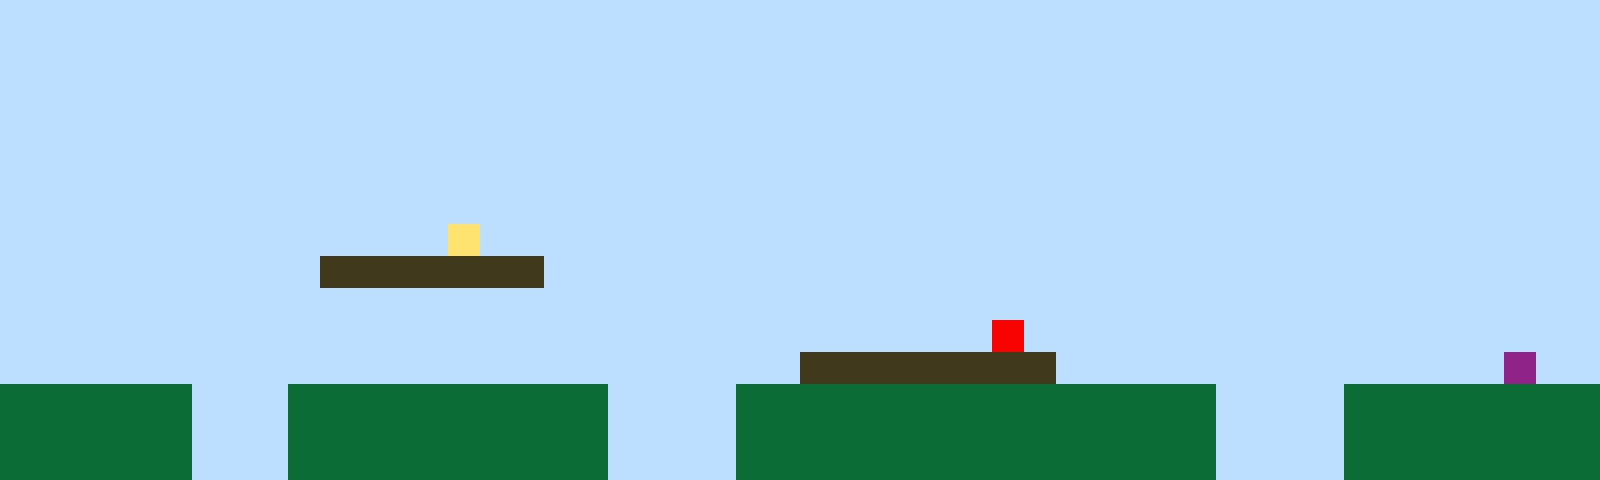

A 2D game scene composited from a Tiled map and its tileset images. What follows is a short description and the map's XML, with every tile layer's data as written:
An orthogonal 50x15 tile map with 32x32 px tiles, 1 tile layer (Tile Layer 1).

<map version="1.10" tiledversion="1.11.2" orientation="orthogonal" renderorder="right-up" width="50" height="15" tilewidth="32" tileheight="32" infinite="0" nextlayerid="2" nextobjectid="1"><editorsettings><export target="map1.csv" format="csv" /></editorsettings><tileset firstgid="1" name="sprites" tilewidth="32" tileheight="32" tilecount="6" columns="3"><image source="sprites.png" width="96" height="64" /></tileset><layer id="1" name="Tile Layer 1" width="50" height="15"><data encoding="csv">1,1,1,1,1,1,1,1,1,1,1,1,1,1,1,1,1,1,1,1,1,1,1,1,1,1,1,1,1,1,1,1,1,1,1,1,1,1,1,1,1,1,1,1,1,1,1,1,1,1,1,1,1,1,1,1,1,1,1,1,1,1,1,1,1,1,1,1,1,1,1,1,1,1,1,1,1,1,1,1,1,1,1,1,1,1,1,1,1,1,1,1,1,1,1,1,1,1,1,1,1,1,1,1,1,1,1,1,1,1,1,1,1,1,1,1,1,1,1,1,1,1,1,1,1,1,1,1,1,1,1,1,1,1,1,1,1,1,1,1,1,1,1,1,1,1,1,1,1,1,1,1,1,1,1,1,1,1,1,1,1,1,1,1,1,1,1,1,1,1,1,1,1,1,1,1,1,1,1,1,1,1,1,1,1,1,1,1,1,1,1,1,1,1,1,1,1,1,1,1,1,1,1,1,1,1,1,1,1,1,1,1,1,1,1,1,1,1,1,1,1,1,1,1,1,1,1,1,1,1,1,1,1,1,1,1,1,1,1,1,1,1,1,1,1,1,1,1,1,1,1,1,1,1,1,1,1,1,1,1,1,1,1,1,1,1,1,1,1,1,1,1,1,1,1,1,1,1,1,1,1,1,1,1,1,1,1,1,1,1,1,1,1,1,1,1,1,1,1,1,1,1,1,1,1,1,1,1,1,1,1,1,1,1,1,1,1,1,1,1,1,1,1,1,1,1,1,1,1,1,1,1,1,1,1,1,1,1,1,1,1,1,1,1,1,1,1,1,1,1,1,1,1,1,1,1,1,1,1,1,1,1,1,1,4,1,1,1,1,1,1,1,1,1,1,1,1,1,1,1,1,1,1,1,1,1,1,1,1,1,1,1,1,1,1,1,1,1,1,1,1,1,1,1,1,1,1,1,1,1,3,3,3,3,3,3,3,1,1,1,1,1,1,1,1,1,1,1,1,1,1,1,1,1,1,1,1,1,1,1,1,1,1,1,1,1,1,1,1,1,1,1,1,1,1,1,1,1,1,1,1,1,1,1,1,1,1,1,1,1,1,1,1,1,1,1,1,1,1,1,1,1,1,1,1,1,1,1,1,1,1,1,1,1,1,1,1,1,1,1,1,1,1,1,1,1,1,1,1,1,1,1,1,1,1,1,1,1,1,1,1,1,1,1,1,1,1,1,1,1,1,5,1,1,1,1,1,1,1,1,1,1,1,1,1,1,1,1,1,1,1,1,1,1,1,1,1,1,1,1,1,1,1,1,1,1,1,1,1,1,1,1,1,1,1,3,3,3,3,3,3,3,3,1,1,1,1,1,1,1,1,1,1,1,1,1,1,6,1,1,2,2,2,2,2,2,1,1,1,2,2,2,2,2,2,2,2,2,2,1,1,1,1,2,2,2,2,2,2,2,2,2,2,2,2,2,2,2,1,1,1,1,2,2,2,2,2,2,2,2,2,2,2,2,2,2,1,1,1,2,2,2,2,2,2,2,2,2,2,1,1,1,1,2,2,2,2,2,2,2,2,2,2,2,2,2,2,2,1,1,1,1,2,2,2,2,2,2,2,2,2,2,2,2,2,2,1,1,1,2,2,2,2,2,2,2,2,2,2,1,1,1,1,2,2,2,2,2,2,2,2,2,2,2,2,2,2,2,1,1,1,1,2,2,2,2,2,2,2,2</data></layer></map>
